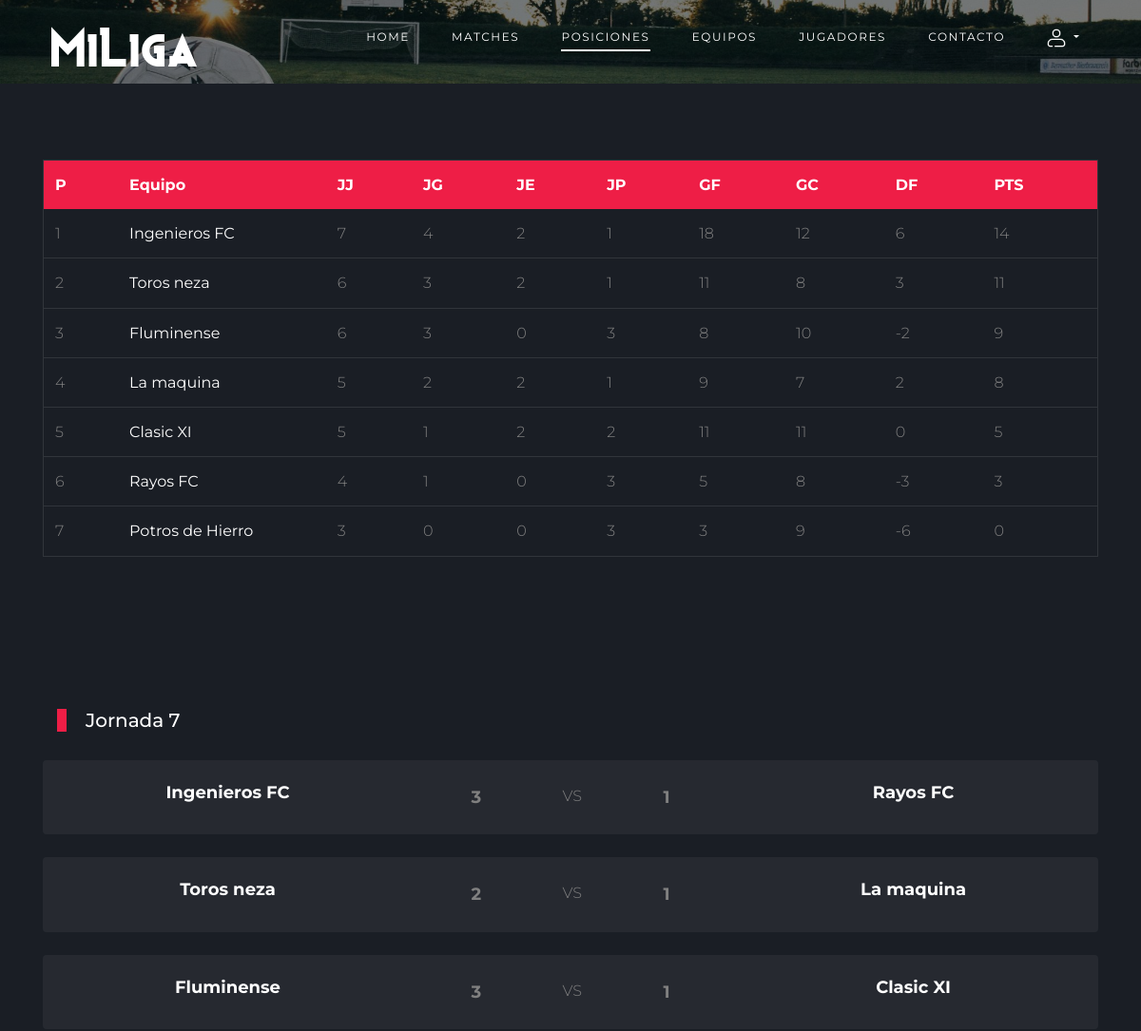
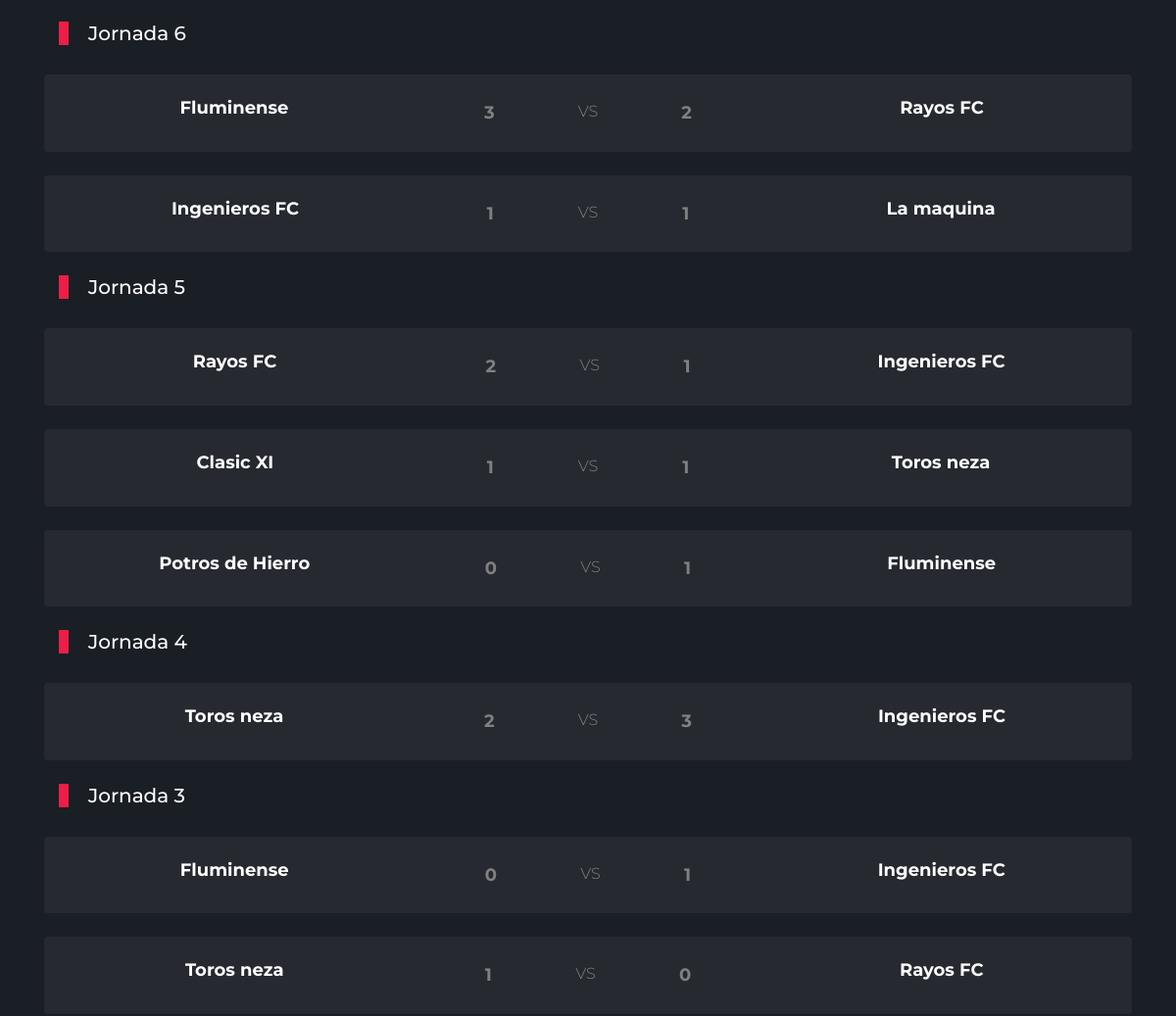
The page /posiciones (upper part) on the database as committed earlier (2 pictures, top to bottom).
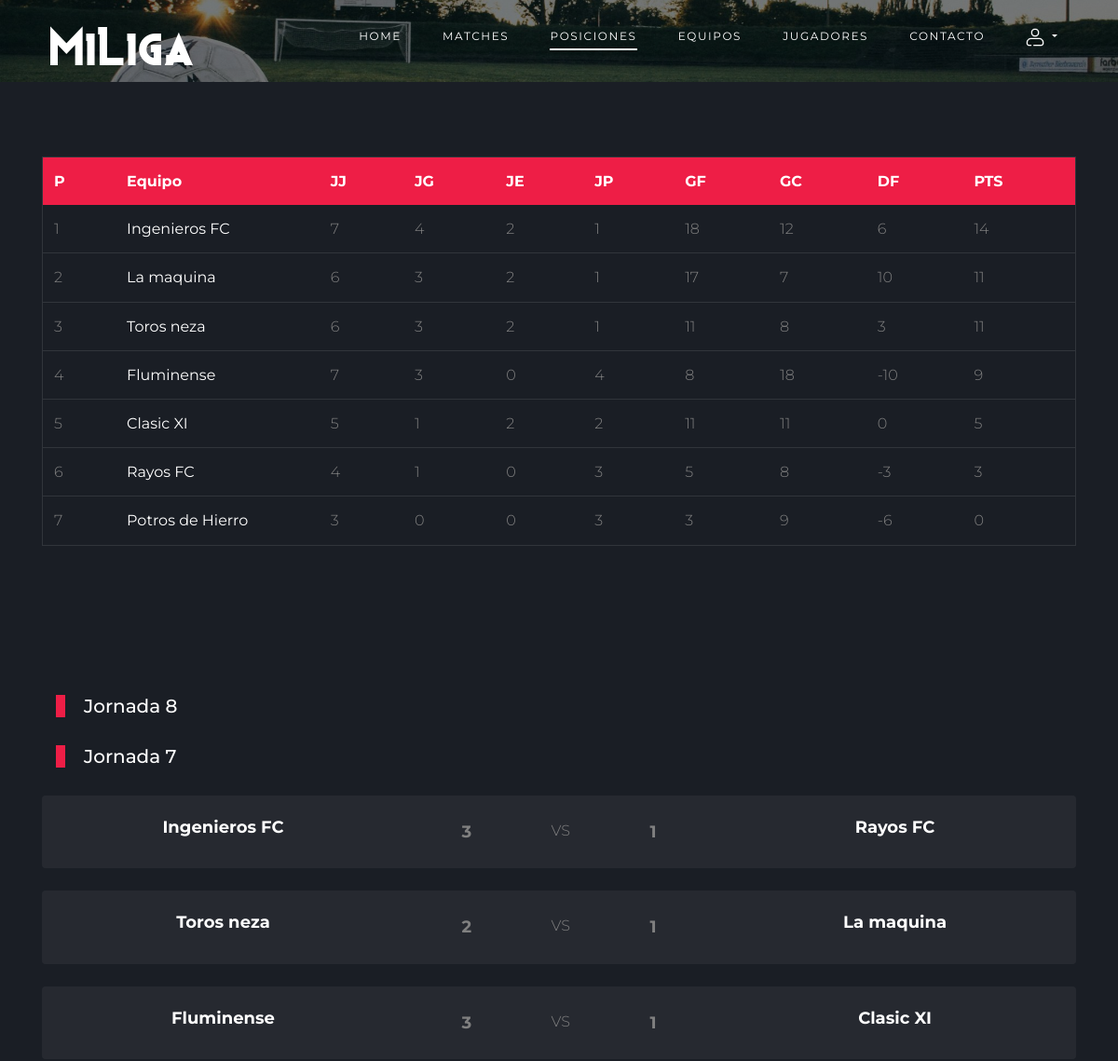
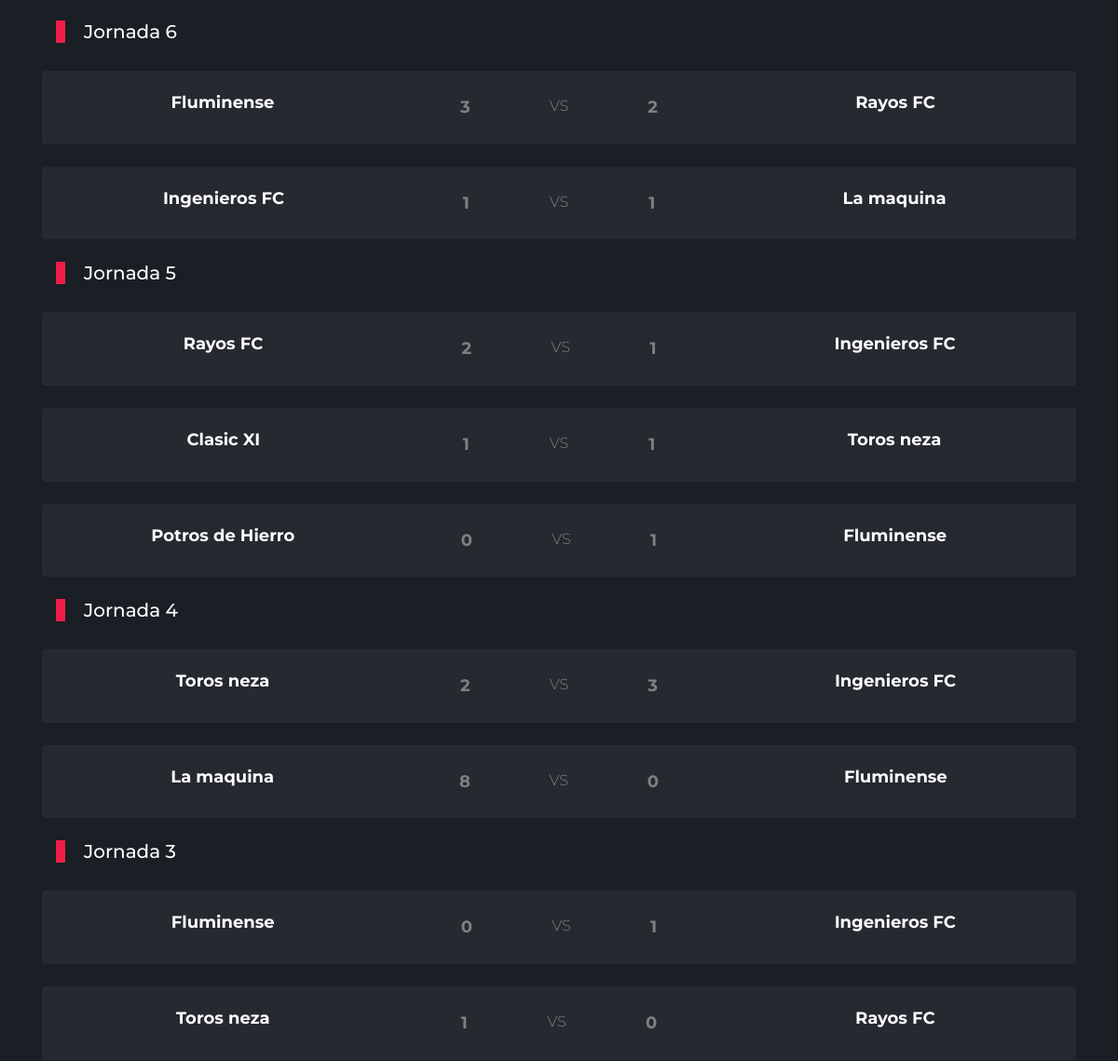
The same page on the database as committed later (2 pictures, top to bottom).
### miliga/models.py (models this page shows, shortened)
class Equipo(models.Model):
    nombre     = models.CharField(max_length=100)
    campo      = models.CharField(max_length=100, blank=True, null=True, default=None)
    telefono   = models.CharField(max_length=100, blank=True, null=True, default=None)
    escudo_img = models.ImageField(upload_to='equipos/', blank=True, null=True)
    foto_img   = models.ImageField(upload_to='equipos/', blank=True, null=True)
    activo     = models.BooleanField(default=True)
    partidos_juados    = models.IntegerField(default=0)
    puntuacion         = models.IntegerField(default=0)
    partidos_ganados   = models.IntegerField(default=0)
    partidos_empatados = models.IntegerField(default=0)
    partidos_perdidos  = models.IntegerField(default=0)
    goles_a_favor      = models.IntegerField(default=0)
    goles_en_contra    = models.IntegerField(default=0)
    diferencia_goles   = models.IntegerField(default=0)
    def __str__(self):
        return self.nombre

class Jornada(models.Model):
    numero = models.IntegerField()
    vuelta = models.IntegerField(default=1)
    fecha_inicio = models.DateField(blank=True, null=True)
    fecha_terminacion = models.DateField(blank=True, null=True)
    jornada_terminada     = models.BooleanField(default=False)

class Partido(models.Model):
    fecha            = models.DateField()
    hora_inicio      = models.TimeField(blank=True, null=True)
    hora_terminacion = models.TimeField(blank=True, null=True)
    campo_juego      = models.ForeignKey(CampoDeJuego, on_delete=models.CASCADE)
    equipo_local     = models.ForeignKey(Equipo, on_delete=models.CASCADE, related_name='partidos_local')
    equipo_visitante = models.ForeignKey(Equipo, on_delete=models.CASCADE, related_name='partidos_visitante')
    goles_local      = models.PositiveIntegerField(blank=True, null=True)
    goles_visitante  = models.PositiveIntegerField(blank=True, null=True)
    jornada          = models.ForeignKey(Jornada, on_delete=models.CASCADE, default=0)
    finalizado       = models.BooleanField(default=False)
    resultado_confirmado       = models.BooleanField(default=False)
    class Meta:
        unique_together = ('fecha', 'hora_inicio', 'campo_juego')

### miliga/views/matches.py (the view)
# urls.py: path('posiciones', posiciones, name='posiciones'),
def posiciones(request):
    context = {}
    context['zona'] = 'posiciones'
    equipos = Equipo.objects.all().order_by('-puntuacion')
    context['equipos'] = equipos
    jornadas = Jornada.objects.prefetch_related('partido_set').order_by('-numero')
    context['jornadas'] = jornadas
    return render(request, 'miliga/posiciones.html',context)

### miliga/templates/miliga/posiciones.html (shortened to what this page needs)
{% extends 'miliga/base_1.html' %}
{% load static %}
{% block content %}
<div class="site-section bg-dark">
    <div class="container">
        <div class="row">
            <div class="col-lg-12">
                <div class="widget-next-match table-responsive">
                    <table class="table custom-table ">
                        <thead>
                            <tr>
                                <th>P</th>
                                <th>Equipo</th>
                                <th>JJ</th>
                                <th>JG</th>
                                <th>JE</th>
                                <th>JP</th>
                                <th>GF</th>
                                <th>GC</th>
                                <th>DF</th>
                                <th>PTS</th>
                            </tr>
                        </thead>
                        <tbody>
                            {% for equipo in equipos %}
                            <tr>
                                <td>{{ forloop.counter }}</td>
                                <td class="nom_equipo_table"><strong class="text-white">{{equipo.nombre}}</strong></td>
                                <td>{{equipo.partidos_juados}}</td>
                                <td>{{equipo.partidos_ganados}}</td>
                                <td>{{equipo.partidos_empatados}}</td>
                                <td>{{equipo.partidos_perdidos}}</td>
                                <td>{{equipo.goles_a_favor}}</td>
                                <td>{{equipo.goles_en_contra}}</td>
                                <td>{{equipo.diferencia_goles}}</td>
                                <td>{{equipo.puntuacion}}</td>
                            </tr>
                            {% endfor %}
                        </tbody>
                    </table>
                </div>
            </div>
        </div>
    </div>
</div>
<div class="site-section bg-dark">
    <div class="container">
        {% for jornada in jornadas %}
        <div class="col-12 title-section">
            <h2 class="heading">Jornada {{jornada.numero}}</h2>
        </div>
        <div class="row justify-content-center">
            {% for partido in jornada.partido_set.all %}
                {%if partido.resultado_confirmado %}
                <div class="col-lg-12 mb-4">
                    <div class="bg-light p-1 rounded">
                        <div class="widget-body">
                            <div class="widget-vs d-flex flex-column flex-md-column flex-lg-row ">
                                <div class="d-flex justify-content-between w-100">
                                    <div class="team-1 text-center flex-grow-1 maximo d-flex justify-content-around">
                                        <h3 class="texto-multilinea nom_equipo">{{partido.equipo_local}}</h3>
                                        <span class="resultado_conf">{{partido.goles_local}}</span>
                                    </div>
                                    <div>
                                        <span class="flex-grow-1 maximo"><span>VS</span></span>
                                    </div>
                                    <div class="team-2 text-center flex-grow-1 maximo d-flex justify-content-around">
                                        <span class="resultado_conf">{{partido.goles_visitante}}</span>
                                        <h3 class="texto-multilinea nom_equipo">{{partido.equipo_visitante}}</h3>
                                    </div>
                                </div>
                            </div>
                        </div>
                    </div>
                </div>
                {%endif%}
            {%endfor%}
        </div>
        {%endfor%}
    </div>
</div>
{% endblock %}

Rows that differ between the two databases and show on the page:
changed Equipo "La maquina": partidos_juados "5" → "6"; partidos_ganados "2" → "3"; goles_a_favor "9" → "17"; diferencia_goles "2" → "10"; puntuacion "8" → "11"; moves up the list
changed Equipo "Fluminense": partidos_juados "6" → "7"; partidos_perdidos "3" → "4"; goles_en_contra "10" → "18"; diferencia_goles "-2" → "-10"
added Jornada: numero "8"
changed Jornada (number 5 of 6 on the later page): gains Partido (equipo_local "La maquina", goles_local "8", goles_visitante "0", equipo_visitante "Fluminense")
